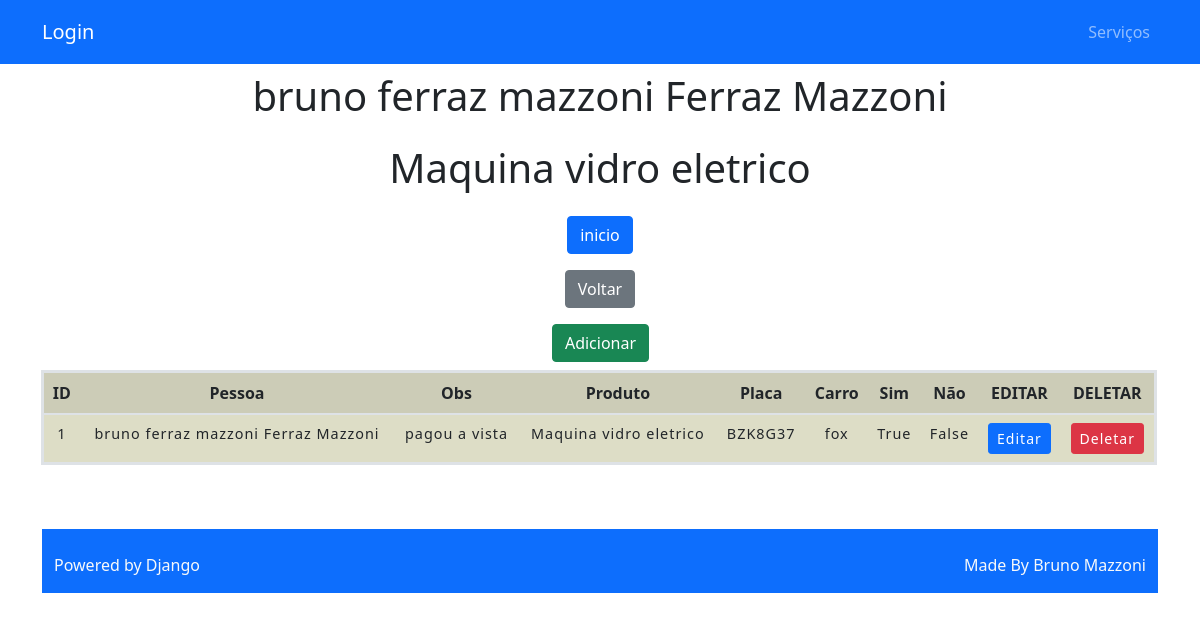
Page /viewvenda/1/ on the committed database.
### home/models.py (models this page shows, shortened)
class Venda(models.Model):
    pessoa = models.ForeignKey(Pessoa, on_delete=models.CASCADE)
    produto = models.ForeignKey(Produto, on_delete=models.CASCADE)
    placa = models.CharField(max_length=50)
    carro = models.CharField(max_length=128)
    valor_peca = models.CharField(max_length=12 )
    obs = models.TextField(blank=True)
    sim = models.BooleanField( default=True, verbose_name='pago')
    nao = models.BooleanField('Pendente', default=False )

class Pessoa(models.Model):
    nome = models.CharField(max_length=128)
    endereco = models.CharField(max_length=120)
    complemento = models.CharField(max_length=120)
    cep =  models.CharField(max_length=12)
    telefone = models.CharField(max_length=12)
    observacao = models.TextField(blank=True)
    def __str__(self):
        return self.nome

class Produto(models.Model):
    nome = models.CharField(max_length=128)
    carro = models.CharField(max_length=128)
    ano = models.CharField(max_length=128)
    lado = models.CharField(max_length=128)
    vendas = models.ManyToManyField(Pessoa, through='Venda')
    obs = models.TextField(blank=True)
    def __str__(self):
        return self.nome

### home/views.py (the view)
# urls.py: path('viewvenda/<int:pk>/', viewvenda, name='viewvenda'),
def viewvenda(request, pk):
    data = {}
    data['db'] = Venda.objects.get(pk=pk)
    return render(request, 'venda/viewvenda.html', data)

### home/templates/venda/viewvenda.html (shortened to what this page needs)
<!DOCTYPE html>
{% extends 'base.html' %}
{% block conteudo %}
{% load static %}
<html lang="pt-br">
<head>
    <link rel="stylesheet" type="text/css" href="{% static 'polls/style.css' %}">
    <link href="https://cdn.jsdelivr.net/npm/bootstrap@5.1.3/dist/css/bootstrap.min.css" rel="stylesheet">
</head>
<body>
<div class="input-group">
<div class="col-8 m-auto pt-2 pb-2 text-center">
    <h1>
    {{ db.pessoa }}</h1>
</div>
    <div class="col-8 m-auto pt-2 pb-2 text-center">
    <h1>
    {{ db.produto }}</h1>
</div>
<div class="col-8 m-auto pt-2 pb-2  text-center">
    <a href="/" class="btn btn-primary">inicio</a>
</div>
<div class="col-8 m-auto pt-2 pb-2  text-center">
    <a href="/homevenda" class="btn btn-secondary">Voltar</a>
</div>
<div class="col-8 m-auto pt-2 pb-2  text-center">
    <a href="/formvenda" class="btn btn-success">Adicionar</a>
</div>
    <table class="table table-striped" border="9" style="width:100%" >
<div class="thead-dark">
<thead>
   <tr class="table-active ">
        <th scope="col"> ID </th>
        <th scope="col">Pessoa</th>
        <th scope="col">Obs</th>
        <th scope="col">Produto</th>
        <th scope="col">Placa</th>
        <th scope="col">Carro</th>
        <th scope="col">Sim</th>
        <th scope="col">Não</th>
       <th scope="col">EDITAR</th>
       <th scope="col">DELETAR</th>
    </tr>
</thead>
</div>
<tbody>
    <tr>
        <td>{{ db.id }}</td>
        <td>{{ db.pessoa }}</td>
        <td>{{ db.obs }}</td>
        <td>{{ db.produto }}</td>
        <td>{{ db.placa }}</td>
        <td>{{ db.carro }}</td>
        <td>{{ db.sim }}</td>
        <td>{{ db.nao }}</td>
           <td> <a href="/editvenda/{{db.id}}/" class="btn btn-primary btn-sm">Editar</a></td>
           <td> <a href="/deletevenda/{{db.id}}/" class="btn btn-danger btn-sm btnDel">Deletar</a></td>
    </tr>
</tbody>
</table>
</body>
</html>
{% endblock %}

### templates/static/polls/style.css (style rules this page uses)
.table { border-collapse: collapse; border: 3px solid rgb(100,130,140); width 75%; background: Beige; width: center; }
tbody { font-size: 90%; font-style: 75%; letter-spacing: 1px; }
thead { color : darkblue; text-align: center; }
td { text-align: center; border: 1px solid rgb(100,130,140); }
th { text-align: center; border: 1px solid rgb(100,130,140); }

### rows in the picture
Venda: pessoa "bruno ferraz mazzoni Ferraz Mazzoni", produto "Maquina vidro eletrico", id "1", obs "pagou a vista", placa "BZK8G37", carro "fox", sim "True", nao "False"
